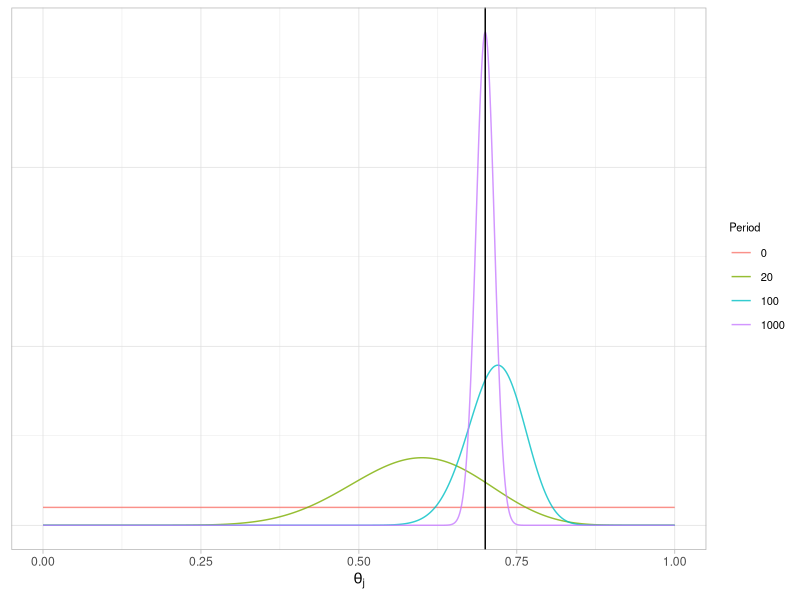
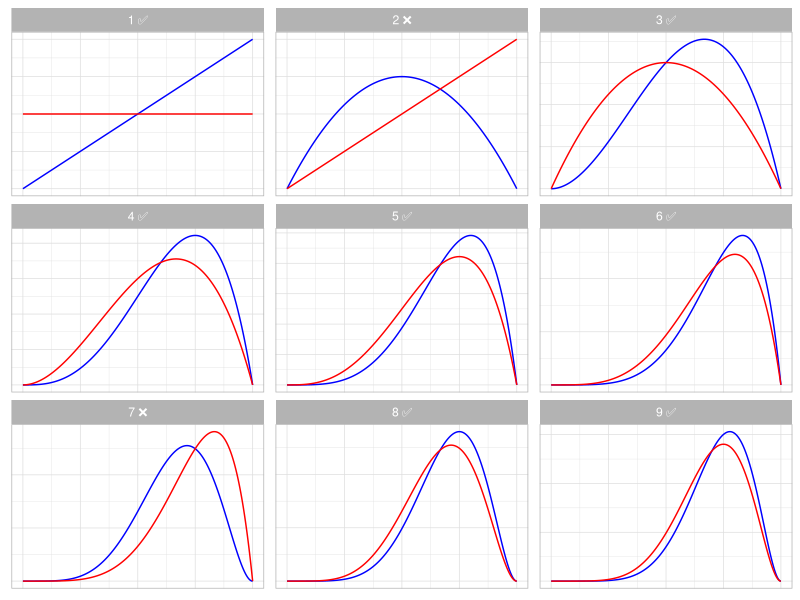
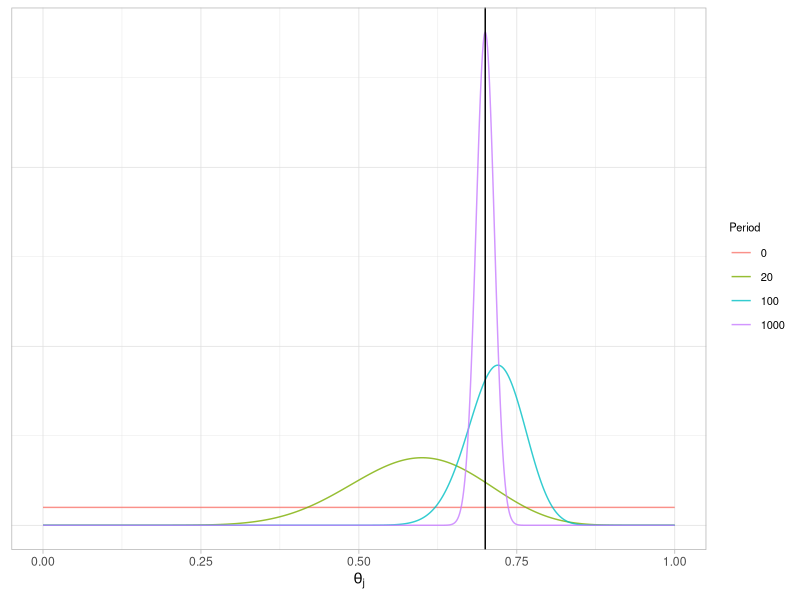
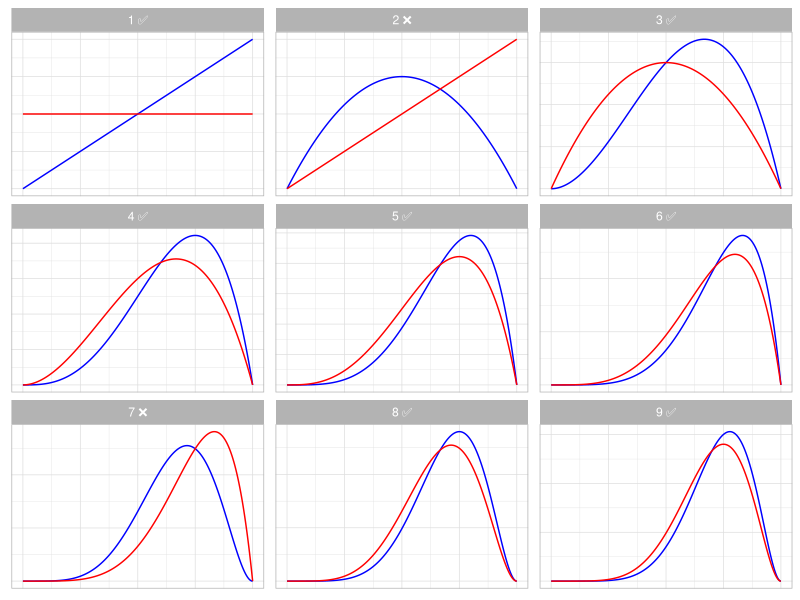

Write R code to recreate these figures, in order.
library(tidyverse)

set.seed(555)

FIGS_FOLDER <- fs::path("figs")

PURCHASE_PROBABILITY <- 0.7
PARAM_VALUES <- seq(0, 1, length = 1000)
ALPHA_PRIOR = 1
BETA_PRIOR = 1

# Starting point
prior <- tibble(
  alpha = ALPHA_PRIOR,
  beta = BETA_PRIOR,
  period = 0,
  purchase = NA,
  points = list(tibble(
    x = PARAM_VALUES, y = dbeta(PARAM_VALUES, alpha, beta)
  ))
)

# Simulations
posteriors <-
  tibble(purchase = rbinom(1000, 1, PURCHASE_PROBABILITY)) %>%
  mutate(
    period = row_number(),
    alpha = cumsum(purchase) + ALPHA_PRIOR,
    beta = period - cumsum(purchase) + BETA_PRIOR
  ) %>%
  mutate(points = map2(alpha, beta, function(alpha, beta)
    tibble(
      x = PARAM_VALUES, y = dbeta(PARAM_VALUES, alpha, beta)
    )))

simulation <- bind_rows(prior, posteriors) %>%
  unnest(points)

simulation %>%
  group_by(period) %>%
  summarise(alpha = max(alpha), beta = max(beta)) %>%
  mutate(mean = alpha / (alpha + beta))

bayesian_updating <- simulation %>%
  filter(period %in% c(0, 20, 100, 1000)) %>%
  ggplot(aes(x, y, color = factor(period))) +
  geom_line(alpha = 0.8) +
  scale_y_continuous() +
  geom_vline(xintercept = PURCHASE_PROBABILITY) +
  labs(x = expression(theta[j]),
       y = NULL,
       color = 'Period') +
  theme_light() +
  theme(
    axis.text.y = element_blank(),
    axis.ticks.y = element_blank(),
    legend.title = element_text(size = 8),
    legend.text = element_text(size = 8),
  )
  
bayesian_updating
ggsave(
  plot = bayesian_updating,
  FIGS_FOLDER / 'bayesian_updating.png',
  width = 13,
  height = 6,
  units = 'cm'
)


bayesian_updating2 <- bind_rows(prior, posteriors) %>%
  mutate(prior = lag(points), posterior = points) %>%
  select(-points) %>%
  filter(period %in% 1:9) %>%
  mutate(posterior = map(posterior, function(posterior) {
    colnames(posterior) <- c('x_posterior', 'y_posterior')
    return(posterior)
  }),
  period = paste(period, if_else(as.logical(purchase), "✅", "❌"))) %>%
  unnest(c(prior, posterior)) %>%
  ggplot() +
  geom_line(aes(x_posterior, y_posterior), color = 'blue') +
  geom_line(aes(x, y), color = 'red') +
  labs(y = NULL, x = NULL) +
  theme_light() +
  theme(
    axis.text.y = element_blank(),
    axis.ticks.y = element_blank(),
    axis.text.x = element_blank(),
    axis.ticks.x = element_blank()
  ) +
  facet_wrap( ~ period, scales = 'free_y')
bayesian_updating2
ggsave(
  plot = bayesian_updating2,
  FIGS_FOLDER / 'bayesian_updating2.png',
  width = 13,
  height = 10,
  units = 'cm'
)
